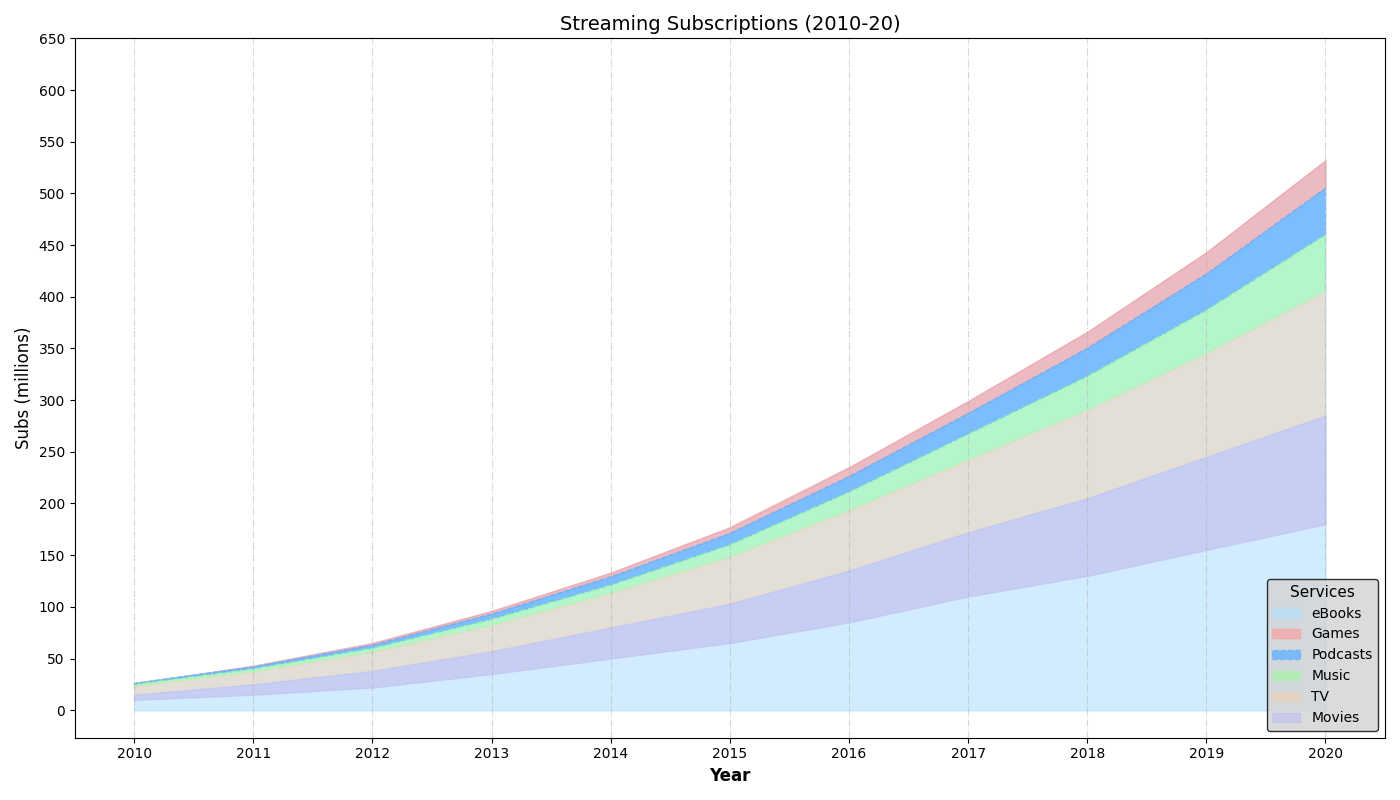

Reproduce this figure in Python.
import matplotlib.pyplot as plt
import numpy as np

years = np.arange(2010, 2021)
movie_streaming = np.array([10, 15, 22, 35, 50, 65, 85, 110, 130, 155, 180])
tv_streaming = np.array([5, 10, 16, 22, 30, 38, 50, 62, 75, 90, 105])
music_streaming = np.array([8, 12, 18, 25, 33, 45, 58, 70, 85, 100, 120])
podcast_streaming = np.array([2, 3, 4, 6, 8, 12, 18, 25, 33, 42, 55])
game_streaming = np.array([1, 2, 3, 5, 8, 11, 15, 20, 27, 35, 45])
ebook_streaming = np.array([0, 1, 2, 3, 4, 6, 9, 12, 16, 21, 27])  # New data series for eBook Streaming

movie_cum = np.array(movie_streaming)
tv_cum = movie_cum + np.array(tv_streaming)
music_cum = tv_cum + np.array(music_streaming)
podcast_cum = music_cum + np.array(podcast_streaming)
game_cum = podcast_cum + np.array(game_streaming)
ebook_cum = game_cum + np.array(ebook_streaming)

fig, ax = plt.subplots(figsize=(14, 8))

ax.fill_between(years, ebook_cum, color='#b3e0ff', alpha=0.6, label='eBooks', linestyle='solid')  # Add eBook data
ax.fill_between(years, game_cum, ebook_cum, color='#ff9999', alpha=0.6, label='Games', linestyle='solid')
ax.fill_between(years, podcast_cum, game_cum, color='#66b3ff', alpha=0.8, label='Podcasts', linestyle='dashed')
ax.fill_between(years, music_cum, podcast_cum, color='#99ff99', alpha=0.5, label='Music', linestyle='dashdot')
ax.fill_between(years, tv_cum, music_cum, color='#ffcc99', alpha=0.4, label='TV', linestyle='dotted')
ax.fill_between(years, movie_cum, tv_cum, color='#c2c2f0', alpha=0.7, label='Movies', linestyle='solid')

ax.set_title('Streaming Subscriptions (2010-20)', fontsize=14, fontweight='normal')
ax.set_xlabel('Year', fontsize=12, fontweight='bold')
ax.set_ylabel('Subs (millions)', fontsize=12)

ax.legend(loc='lower right', fontsize=10, title='Services', title_fontsize='11', frameon=True, facecolor='lightgrey', edgecolor='black')
ax.grid(axis='x', linestyle='-.', alpha=0.5)

ax.set_xticks(years)
ax.set_xticklabels(years, rotation=0)
ax.set_yticks(np.arange(0, 651, 50))  # Updated y-axis to accommodate new data

plt.tight_layout()
plt.show()
